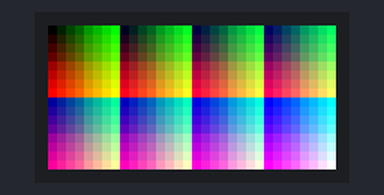
Recording of a sketch running on a simulated Arduino Uno, built with avr-gcc and run on an emulated ATmega328P. Parts: 32×16 colour display.

Above: at 0.1 s.

The sketch:

testcolors_16x32.ino
```cpp
// testcolors demo for RGBmatrixPanel library.
// Renders 512 colors on a 16x32 RGB LED matrix.
// Library supports 4096 colors, but there aren't that many pixels!

#include <Adafruit_GFX.h>   // Core graphics library
#include <RGBmatrixPanel.h> // Hardware-specific library

#define CLK 8  // MUST be on PORTB!
#define LAT A3
#define OE  9
#define A   A0
#define B   A1
#define C   A2

RGBmatrixPanel matrix(A, B, C, CLK, LAT, OE, false);

void setup() {
  matrix.begin();
  uint8_t r=0, g=0, b=0;

  // Draw top half
  for (uint8_t x=0; x < 32; x++) {
    for (uint8_t y=0; y < 8; y++) {
      matrix.drawPixel(x, y, matrix.Color333(r, g, b));
      r++;
      if (r == 8) {
        r = 0;
        g++;
        if (g == 8) {
          g = 0;
          b++;
        }
      }
    }
  }

  // Draw bottom half
  for (uint8_t x=0; x < 32; x++) {
    for (uint8_t y=8; y < 16; y++) {
      matrix.drawPixel(x, y, matrix.Color333(r, g, b));
      r++;
      if (r == 8) {
        r = 0;
        g++;
        if (g == 8) {
          g = 0;
          b++;
        }
      }
    }
  }
}

void loop() {
  // do nothing
}
```
